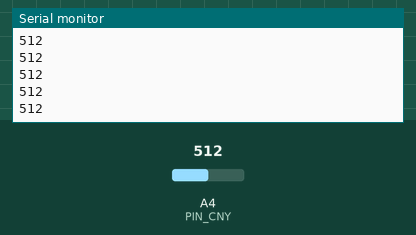
This sketch was run on a simulated Arduino Uno, built with avr-gcc and run on an emulated ATmega328P. On the bench: the last lines printed to the serial monitor. Inputs (shaded band) come from the test bench; at power-on: A4 (PIN_CNY) = 512.

Above: at 1.2 s.
1.3 s: A4 (PIN_CNY) set to 716
At 1.56 s:
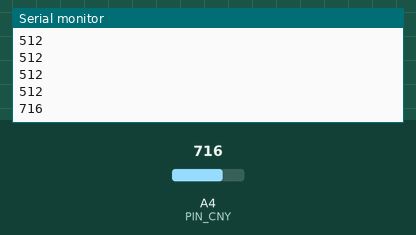
2.8 s: A4 (PIN_CNY) set to 900
At 2.96 s:
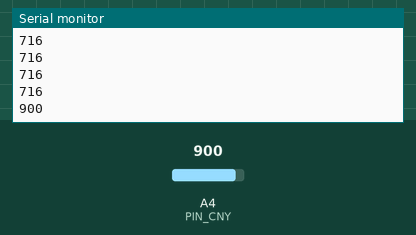
Timing chart, 0 to 5.8 s (numbered marks = the images above; inputs shaded):
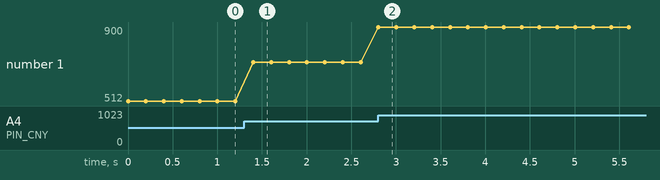

The sketch:

Lectura_CNY70.ino
```cpp
#define PIN_CNY 4

void setup() {
  Serial.begin(115200);
}

void loop() {
  Serial.println(analogRead(PIN_CNY));
  delay(200);
}
```

Measured:
- after the input at 1.3 s, the serial monitor: prints a new line after 0.10 s (image 1)
- after the input at 2.8 s, the serial monitor: prints a new line at once (image 2)
- plotted number 1: 512 → 716 after the input at 1.3 s, 716 → 900 after the input at 2.8 s
